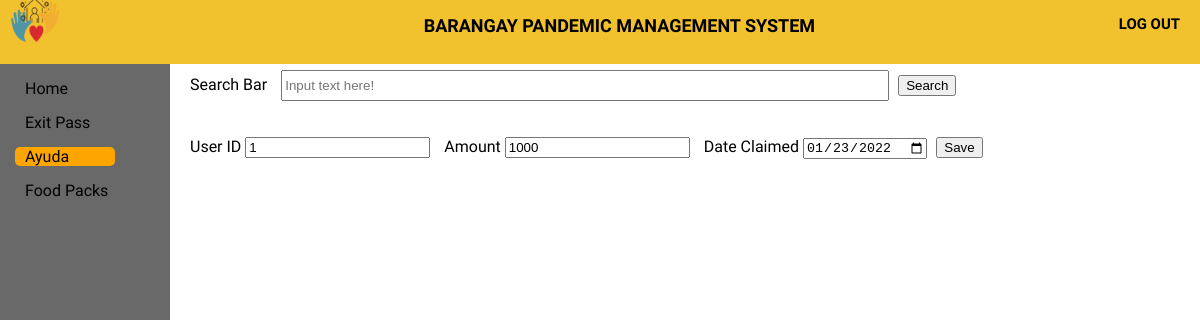
The app's page /Official/Ayuda/edit-ayuda.php?ayudaID=9 with its own data.
### tables this page shows
CREATE TABLE `ayuda` (
  `ayudaID` int(11) NOT NULL,
  `userID` int(11) NOT NULL,
  `name2` varchar(50) NOT NULL,
  `amount` int(50) NOT NULL,
  `barangay` varchar(50) NOT NULL,
  `date_claimed` varchar(50) NOT NULL
);

### Official/Ayuda/edit-ayuda.php (the view, shortened to what this page needs)
<!DOCTYPE html>
<html>
<head>
	<link rel="stylesheet" type="text/css" href="ayuda.css">
</head>
<body>
	<header>
		<div class="log_out">
			<a href="log_out" class="logout_btn"><h5>LOG OUT</h5></a>
		</div>
		<div class="title">
			<h5>BARANGAY PANDEMIC MANAGEMENT SYSTEM</h5>
		</div>
		<div class="logobox">
			<img src="logo1.png" class="logo">
		</div>
	</header>
	<div class="sidebar">
		<a href="../home page/home.html"><span>Home</span></a>
		<a href="../ExitPass/exitpass.php"><span>Exit Pass</span></a>
		<a href="../Ayuda/Ayuda.php" id="main"><span>Ayuda</span></a>
		<a href="../Food pack/Food pack.php"><span>Food Packs</span></a>
	</div>
	<div class="content">
		<div class="Cheader">
			<label>Search Bar</label>
			<input type="text" name="searchbar" id="searchbar" placeholder="Input text here!">
			<button>Search</button>
		</div>
					<?php
						require '../Connection/db_conn.php';
						$query = $conn->query("SELECT * FROM `ayuda` WHERE `ayudaID` = '$_REQUEST[ayudaID]'") or die(mysqli_error());
						$fetch = $query->fetch_array();
					?>
		<form method="POST">
		<div class="Add">
			<label>User ID</label>
			<input type = "text" value = "<?php echo $fetch['userID']?>" name = "userID" />
			<label>Amount</label>
			<input type = "text" value = "<?php echo $fetch['amount']?>" name = "amount" />
			<label>Date Claimed</label>
			<input type = "Date" value = "<?php echo $fetch['date_claimed']?>" name = "date_claimed" />
			<button type="submit" name="edit-ayuda" class="submit">Save</button>
		</div>
		</form>
</body>
</html>

### Ayuda/ayuda.css (style rules this page uses)
body { margin: 0; padding: 0; font-family: alata; min-height: 100vh; width: 100%; background-color: white; }
header { position: fixed; padding: 0; margin: 0; width: 100%; height: 8%; background: #F2C12E; }
.title { height: 1px; }
.title h5 { margin: 15px; text-align: center; font-size: 18px; margin-left: 10%; }
.log_out { margin-top: -10px; padding: 0; margin-right: 20px; float: right; }
.logout_btn { text-decoration: none; color: black; font-size: 18px; }
.logobox { margin-left: 10px; margin-top: -20px; }
.logo { height: 50px; width: 50px; }
.sidebar { top: 8%; padding: 10px; margin: 0; position: fixed; height: 100%; width: 150px; background-color: dimgray; }
.sidebar a { display: block; margin: 5px; margin-bottom: 15px; padding-left: 10px; text-decoration: none; color: black; box-sizing: border-box; }
.sidebar #main { width: 100px; background-color: orange; border-radius: 5px; }
.content { width: 85%; height: 95%px; position: absolute; margin-top: 5%; margin-left: 15%; }
.Cheader { margin: 10px; margin-bottom: 10px; }
.content button { margin-left: 5px; }
#searchbar { width: 60%; height: 25px; margin-left: 10px; margin-bottom: 20px; }
.Add label { margin-left: 10px; }

### records on screen
ayuda: userID "1", amount "1000", date_claimed "01/23/2022"
